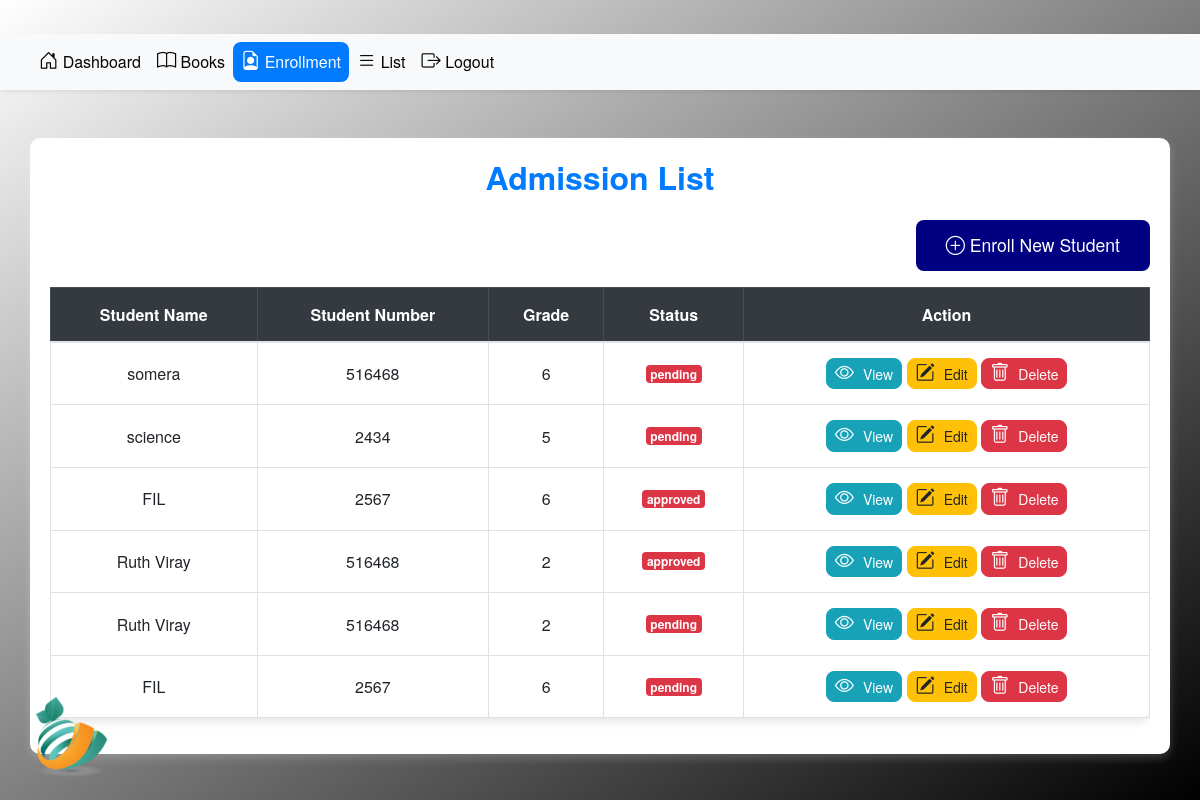
The app's page /admission/ with its own data.
### app/models.py (models this page shows, shortened)
class Admission(models.Model):
    student_id = models.ForeignKey('Student', on_delete=models.CASCADE, null=True, blank=True)
    name = models.CharField(max_length=255)
    student_number = models.CharField(max_length=50, unique=True)
    grade = models.PositiveIntegerField(default=1)
    address = models.TextField()
    birthdate = models.DateField()
    email = models.EmailField(unique=True)
    emergency_contact = models.CharField(max_length=15)
    gender = models.CharField(
        max_length=10,
        choices=[('Male', 'Male'), ('Female', 'Female'), ('Other', 'Other')],
        default='Male'
    )
    guardian_name = models.CharField(max_length=255)
    nationality = models.CharField(max_length=50)
    status = models.CharField(
        max_length=20,
        choices=[('Pending', 'Pending'), ('Approved', 'Approved'), ('Rejected', 'Rejected')],
        default='Pending'
    )
    enroll_date = models.DateTimeField(auto_now_add=True)

### app/views.py (the view)
# urls.py: path('admission/', AdmissionListView.as_view(), name='admission'),
class AdmissionListView(ListView):
    model = Admission
    template_name = 'app/admission_list.html'
    context_object_name = 'admissions'

### app/templates/app/admission_list.html (shortened to what this page needs)
{% load static %}
{% block content %}
<head>
    <link href="https://cdn.jsdelivr.net/npm/bootstrap-icons/font/bootstrap-icons.css" rel="stylesheet">
    <link href="https://stackpath.bootstrapcdn.com/bootstrap/4.5.2/css/bootstrap.min.css" rel="stylesheet">
    <link href="{% static 'css/base.css' %}" rel="stylesheet">
</head>
<div class="text-center my-4">
    <img class="mylogo img-fluid" src="{% static 'images/logo.png' %}" alt="Logo">
</div>
{% include 'app/adminbar.html' %}
<div class="container my-5">
    <h2 class="section-title text-primary text-center mb-4">Admission List</h2>
    <div class="text-right mb-3">
        <a href="{% url 'admission_create' %}" class="btn btn-primary btn-lg">
            <i class="bi bi-plus-circle"></i> Enroll New Student
        </a>
    </div>
    <div class="table-responsive">
        <table class="table table-hover table-bordered">
            <thead class="table-dark">
                <tr>
                    <th>Student Name</th>
                    <th>Student Number</th>
                    <th>Grade</th>
                    <th>Status</th>
                    <th>Action</th>
                </tr>
            </thead>
            <tbody>
                {% for admission in admissions %}
                <tr>
                    <td>{{ admission.name }}</td>
                    <td>{{ admission.student_number }}</td>
                    <td>{{ admission.grade }}</td>
                    <td>
                        <span class="badge badge-{% if admission.status == 'Pending' %}warning{% elif admission.status == 'Approved' %}success{% else %}danger{% endif %}">
                            {{ admission.status }}
                        </span>
                    </td>
                    <td>
                        <a href="{% url 'admission_detail' admission.pk %}" class="btn btn-info btn-sm">
                            <i class="bi bi-eye"></i> View
                        </a>
                        <a href="{% url 'admission_update' admission.pk %}" class="btn btn-warning btn-sm">
                            <i class="bi bi-pencil-square"></i> Edit
                        </a>
                        <a href="{% url 'admission_delete' admission.pk %}" class="btn btn-danger btn-sm">
                            <i class="bi bi-trash"></i> Delete
                        </a>
                    </td>
                </tr>
                {% empty %}
                <tr>
                    <td colspan="5" class="text-center">No admissions available.</td>
                </tr>
                {% endfor %}
            </tbody>
        </table>
    </div>
</div>
{% endblock content %}

### static/css/base.css (style rules this page uses)
.section-title { color: #ffffff; font-weight: bold; font-size: 1.5rem; margin-bottom: 15px; }
.container { background-color: rgb(255, 255, 255); border-radius: 10px; box-shadow: 0 4px 10px rgba(255, 255, 255, 0.2); padding: 20px; margin-top: 20px; }
.btn-primary { background-color: #939393; border: none; box-shadow: 0 4px 6px rgba(255, 255, 255, 0.2); color: white; }
.mylogo { width: 100px; height: auto; position: fixed; bottom: 20px; left: 20px; z-index: 999; }
.btn-primary { background-color: navy; border: none; }
.bi { font-size: 1.2rem; }
.btn { border-radius: 8px; }
.section-title { font-weight: 600; font-size: 1.5rem; color: navy; }
.table { font-size: 1rem; border-radius: 10px; box-shadow: 0px 4px 10px rgba(0, 0, 0, 0.1); }
.table-dark { background-color: #343a40; color: white; }
.table th, .table td { padding: 15px; text-align: center; }
.btn { border-radius: 8px; font-weight: 500; }

### app/templates/app/admission_list.html (style rules this page uses)
.section-title { font-weight: 600; font-size: 2rem; color: navy; }
.table th, .table td { text-align: center; vertical-align: middle; }
.badge-danger { background-color: #dc3545; color: white; }
.btn-lg { font-size: 1.1rem; padding: 12px 30px; border-radius: 8px; transition: all 0.3s ease; }
.btn-sm i { margin-right: 5px; }

### records on screen
Admission: name "somera", student_number "516468", grade "6", status "pending"
Admission: name "science", student_number "2434", grade "5", status "pending"
Admission: name "FIL", student_number "2567", grade "6", status "approved"
Admission: name "Ruth Viray", student_number "516468", grade "2", status "approved"
Admission: name "Ruth Viray", student_number "516468", grade "2", status "pending"
Admission: name "FIL", student_number "2567", grade "6", status "pending"
